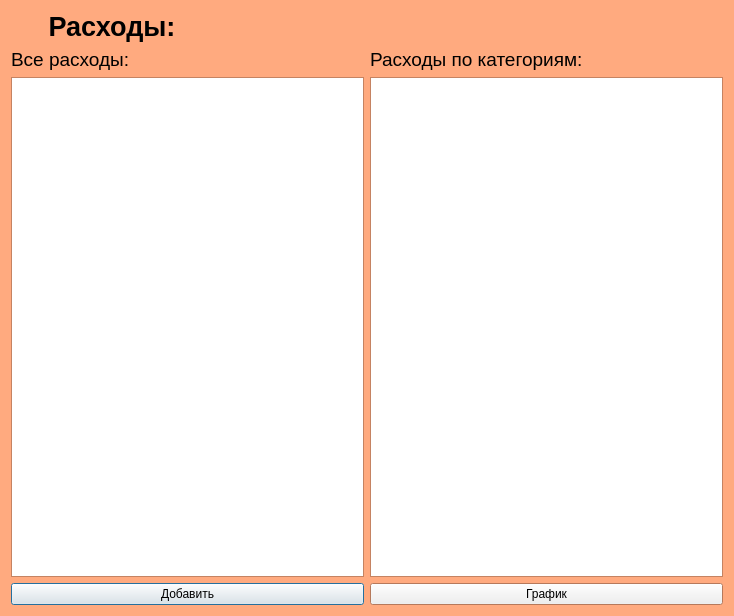
<?xml version="1.0" encoding="UTF-8"?>
<ui version="4.0">
 <class>add_rashod</class>
 <widget class="QDialog" name="add_rashod">
  <property name="geometry">
   <rect>
    <x>0</x>
    <y>0</y>
    <width>734</width>
    <height>616</height>
   </rect>
  </property>
  <property name="palette">
   <palette>
    <active>
     <colorrole role="Base">
      <brush brushstyle="SolidPattern">
       <color alpha="255">
        <red>255</red>
        <green>255</green>
        <blue>255</blue>
       </color>
      </brush>
     </colorrole>
     <colorrole role="Window">
      <brush brushstyle="SolidPattern">
       <color alpha="255">
        <red>255</red>
        <green>170</green>
        <blue>127</blue>
       </color>
      </brush>
     </colorrole>
    </active>
    <inactive>
     <colorrole role="Base">
      <brush brushstyle="SolidPattern">
       <color alpha="255">
        <red>255</red>
        <green>255</green>
        <blue>255</blue>
       </color>
      </brush>
     </colorrole>
     <colorrole role="Window">
      <brush brushstyle="SolidPattern">
       <color alpha="255">
        <red>255</red>
        <green>170</green>
        <blue>127</blue>
       </color>
      </brush>
     </colorrole>
    </inactive>
    <disabled>
     <colorrole role="Base">
      <brush brushstyle="SolidPattern">
       <color alpha="255">
        <red>255</red>
        <green>170</green>
        <blue>127</blue>
       </color>
      </brush>
     </colorrole>
     <colorrole role="Window">
      <brush brushstyle="SolidPattern">
       <color alpha="255">
        <red>255</red>
        <green>170</green>
        <blue>127</blue>
       </color>
      </brush>
     </colorrole>
    </disabled>
   </palette>
  </property>
  <property name="windowTitle">
   <string>Расходы</string>
  </property>
  <layout class="QGridLayout" name="gridLayout_2">
   <item row="0" column="0">
    <layout class="QGridLayout" name="gridLayout">
     <item row="3" column="0">
      <layout class="QVBoxLayout" name="verticalLayout_3">
       <item>
        <layout class="QHBoxLayout" name="horizontalLayout_5">
         <item>
          <widget class="QPushButton" name="addr">
           <property name="text">
            <string>Добавить</string>
           </property>
          </widget>
         </item>
         <item>
          <widget class="QPushButton" name="graph_btn">
           <property name="text">
            <string>График</string>
           </property>
          </widget>
         </item>
        </layout>
       </item>
      </layout>
     </item>
     <item row="0" column="0">
      <widget class="QLabel" name="vse_rashodi">
       <property name="font">
        <font>
         <family>Arial</family>
         <pointsize>20</pointsize>
         <weight>75</weight>
         <bold>true</bold>
        </font>
       </property>
       <property name="text">
        <string>     Расходы: </string>
       </property>
      </widget>
     </item>
     <item row="2" column="0">
      <layout class="QHBoxLayout" name="horizontalLayout_8">
       <item>
        <widget class="QListWidget" name="rashod_window"/>
       </item>
       <item>
        <widget class="QTextBrowser" name="categories_window"/>
       </item>
      </layout>
     </item>
     <item row="1" column="0">
      <layout class="QVBoxLayout" name="verticalLayout_5">
       <item>
        <layout class="QHBoxLayout" name="horizontalLayout_9">
         <item>
          <widget class="QLabel" name="all_rashod">
           <property name="font">
            <font>
             <family>Arial</family>
             <pointsize>14</pointsize>
             <weight>50</weight>
             <bold>false</bold>
            </font>
           </property>
           <property name="text">
            <string>Все расходы:</string>
           </property>
          </widget>
         </item>
         <item>
          <widget class="QLabel" name="categories">
           <property name="font">
            <font>
             <family>Arial</family>
             <pointsize>14</pointsize>
            </font>
           </property>
           <property name="text">
            <string>Расходы по категориям:</string>
           </property>
          </widget>
         </item>
        </layout>
       </item>
      </layout>
     </item>
    </layout>
   </item>
  </layout>
 </widget>
 <resources/>
 <connections/>
</ui>
